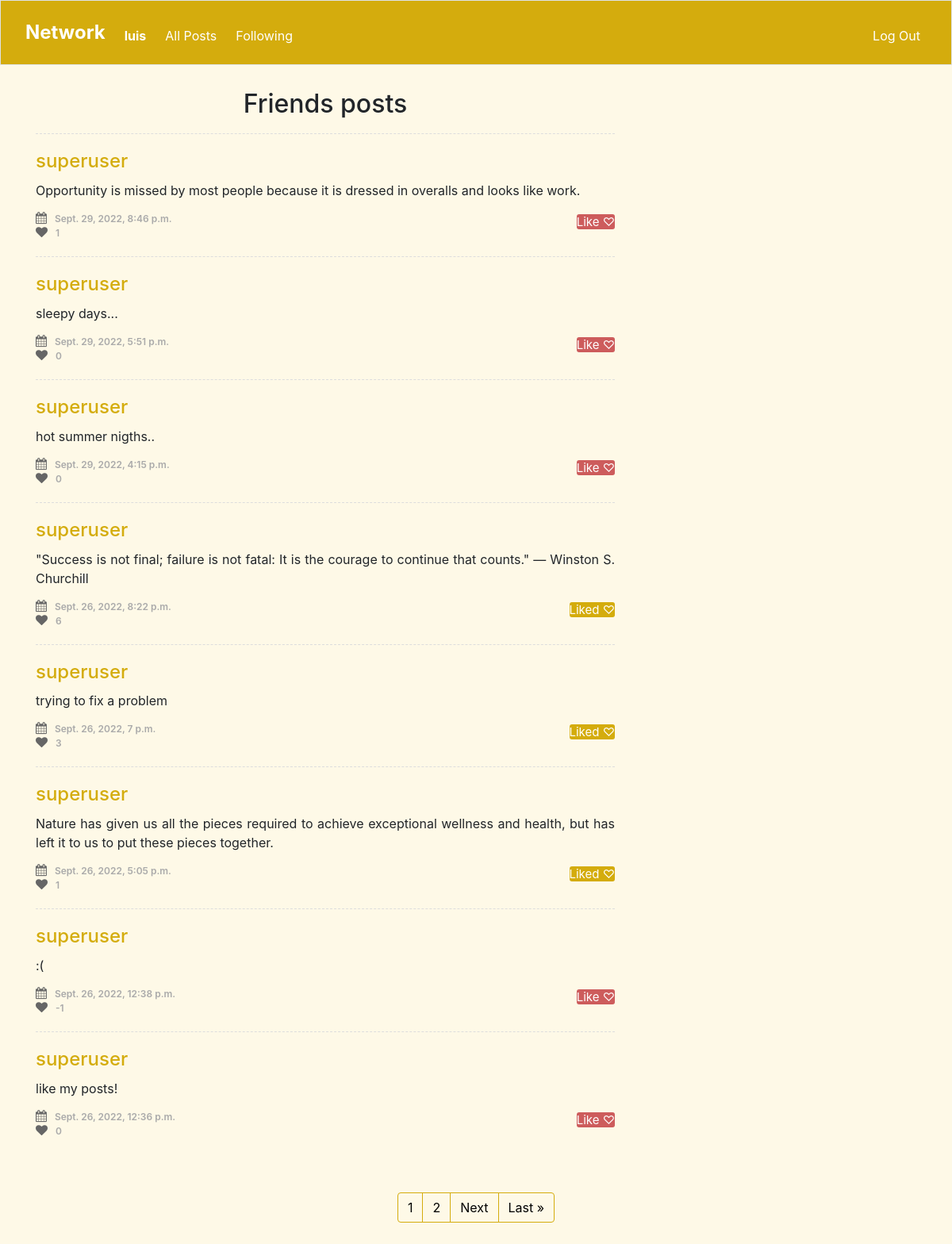
Screenshot of / (signed in) with the database file from the repository.
### network/models.py (models this page shows, shortened)
class User(AbstractUser):
    pass

class Posts(models.Model):
    id = models.IntegerField(primary_key=True, editable=False)
    data = models.DateTimeField(default=datetime.datetime.now)
    texto = models.CharField(max_length=900)
    dono = models.ForeignKey(User, on_delete=models.CASCADE, related_name="user_postou")
    likes = models.ManyToManyField(User, related_name="like", default=None, blank=True)
    like_count = models.BigIntegerField(default="0")

### network/views.py (the view)
# urls.py: path("", views.index, name="index"),
@login_required(login_url="/login")  # redirect when user is not logged in
def index(request):
    if request.method == "GET":
        current_user = request.user
        seguindo = Followers.objects.filter(conta=current_user.id).values(
            "seguindo_id",
        )
        lista_de_ids = []
        for i in range(len(seguindo)):
            lista_de_ids.append(seguindo[i]["seguindo_id"])
        contents = Posts.objects.all()
        already_liked = []
        id = request.user.id
        for content in contents:
            if content.likes.filter(id=id).exists():
                already_liked.append(content.id)
        data = (
            Posts.objects.filter(dono__in=lista_de_ids)
            .order_by("-data")
            .values("texto", "data", "dono_id__username", "dono", "like_count", "id")
        )
        p = Paginator(data, 8)
        page = request.GET.get("page")
        todas = p.get_page(page)
        nums = " " * todas.paginator.num_pages
        return render(
            request,
            "network/timeline.html",
            {
                "usuario": current_user,
                "data": data,
                "already_liked": already_liked,
                "todas": todas,
                "nums": nums,
            },
        )

### network/templates/network/timeline.html (shortened to what this page needs)
{% extends "network/layout.html" %}
{% block body %}
    <section class="content-item" id="comments">
        <div class="container">
            <div class="row">
                <div class="col-sm-8">
                    <h2 style="padding-top:0px;">Friends posts</h2>
                    {% for item in todas %}
                    <div class="media">
                        <div class="media-body">
                            <h4><a href="{% url 'profile' item.dono %}">{{item.dono_id__username}}</a></h4>
                            <p>{{item.texto}}</p>
                            <ul class="list-unstyled list-inline media-detail pull-left">
                                <li><i class="fa fa-calendar"></i>{{item.data}}</li>
                                <li><i class="fa fa-heart"></i><span id="like_count" class="{{item.id}}" value="{{item.like_count}}">{{item.like_count}}</span></li>
                            </ul>
                            {% if user.is_authenticated %}
                            <ul class="list-unstyled list-inline media-detail pull-right">
                                {% if item.id in already_liked %}
                                        <a name="{{item.id}}" class="btn-secondary like-review" id="co" style="background-color:#D4AC0D;">Liked ♡</a>
                                    {% else %}
                                        <a name="{{item.id}}" class="btn-secondary like-review" id="co">Like ♡ </a>
                                    {% endif %}
                            </ul>
                            {% endif %}
                        </div>
                    </div>
                    {% endfor %}
                </div>
            </div>
            <br><br>
        </div>
        <nav aria-label="Page navigation example">
            <ul class="pagination justify-content-center">
          {% for i in nums %}
              <li class="page-item"><a class="page-link" href="?page={{ forloop.counter }}" style="background-color:#FEF9E7; color:black; border-color:#D4AC0D;">{{ forloop.counter }}</a></li>
          {% endfor %}
          {% if todas.has_next %}
              <li class="page-item"><a class="page-link" href="?page={{ todas.next_page_number }}" style="background-color:#FEF9E7; color:black; border-color:#D4AC0D;">Next</a></li>
              <li class="page-item"><a class="page-link" href="?page={{ todas.paginator.num_pages }}" style="background-color:#FEF9E7; color:black; border-color:#D4AC0D;">Last &raquo</a></li>
          {% endif %}
           </ul>
          </nav>
          <br/>
    </section>
{% endblock %}

### network/templates/network/layout.html (shortened to what this page needs)
{% load static %}
<!DOCTYPE html>
<html lang="en">
    <head>
        <link rel="stylesheet" href="https://stackpath.bootstrapcdn.com/bootstrap/4.4.1/css/bootstrap.min.css">
        <link href="{% static 'network/styles.css' %}" rel="stylesheet">
        <link rel="stylesheet" href="https://stackpath.bootstrapcdn.com/bootstrap/4.5.0/css/bootstrap.min.css">
        <link rel="stylesheet" href="https://maxcdn.bootstrapcdn.com/font-awesome/4.7.0/css/font-awesome.min.css">
    </head>
    <body style="background-color: #FEF9E7; padding: 0px;">
        <nav class="border navbar navbar-expand-md navbar-light sticky-top" style="background-color:#D4AC0D;">
            <div class="container-fluid">
                <a class="navbar-brand" href="{% url 'index' %}"><span class="logo" style="color:#fff; font-size:120%">
                    <b>Network</b></span>
                </a>
            <div class="collapse navbar-collapse" id="navbar">
                {% if user.is_authenticated %}
                <ul class="navbar-nav me-auto mt-2">
                    <li class="nav-item"><a class="nav-link" href="{% url 'profile' user.id %}" style="color:white;"><strong>{{ user.username }}</strong></a></li>
                </ul>
                {% endif %}
                <ul class="navbar-nav me-auto mt-2">
                    <li class="nav-link"><a class="nav-link" href="{% url 'all' %}" style="color:white;">All Posts</a></li>
                </ul>
                {% if user.is_authenticated %}
                    <ul class="navbar-nav me-auto mt-2">
                        <li class="nav-item"><a class="nav-link" href="{% url 'following' %}" style="color:white;">Following</a></li>
                    </ul>
                    <ul class="navbar-nav ml-auto mt-2">
                        <li class="nav-item"><a class="nav-link" href="{% url 'logout' %}" style="color:white;">Log Out</a></li>
                    </ul>
                {% else %}
                    <ul class="navbar-nav ml-auto mt-2">
                        <li class="nav-item"><a class="nav-link" href="{% url 'register' %}" style="color:white;">Register</a></li>
                        <li class="nav-item"><a class="nav-link" href="{% url 'login' %}" style="color:white;">Log In</a></li>
                    </ul>
                {% endif %}
                </div>
            </div>
          </nav>
        <div class="body">
            {% block body %}
            {% endblock %}
        </div>
    </body>
</html>

### network/templates/network/layout.html (style rules this page uses)
h2 { text-align:center; padding-top:10px; padding-bottom:10px; }

### network/templates/network/timeline.html (style rules this page uses)
.content-item { padding:30px 0; }
#comments .media { border-top:1px dashed #DDDDDD; padding:20px 0; margin:0; }
#comments .media h4 { margin:0 0 10px; }
#comments .media h4 a { color:#D4AC0D; }
#comments .media p { margin-bottom:15px; text-align:justify; }
#comments .media-detail { margin:0; }
#comments .media-detail li { color:#AAAAAA; font-size:12px; padding-right: 10px; font-weight:600; }
#comments .media-detail .btn-secondary { text-align: center; background: #CD5C5C; border-radius: 3px; font-size: 15px; cursor: pointer; border: none; outline: none; color: white; text-decoration: none; -webkit-transition: 0.3s ease; transition: 0.3s ease; }
#comments .media-detail li:last-child { padding-right:0; }
#comments .media-detail li i { color:#666666; font-size:15px; margin-right:10px; }

### rows the page displays
User: username "luis"
Posts: dono_id__username "superuser", texto "Opportunity is missed by most people because it is dressed in overalls and looks like work.", data "Sept. 29, 2022, 8:46 p.m.", like_count "1"
Posts: dono_id__username "superuser", texto "sleepy days...", data "Sept. 29, 2022, 5:51 p.m.", like_count "0"
Posts: dono_id__username "superuser", texto "hot summer nigths..", data "Sept. 29, 2022, 4:15 p.m.", like_count "0"
Posts: dono_id__username "superuser", texto "\"Success is not final; failure is not fatal: It is the courage to continue that counts.\" — Winston S. Churchill", data "Sept. 26, 2022, 8:22 p.m.", like_count "6"
Posts: dono_id__username "superuser", texto "trying to fix a problem", data "Sept. 26, 2022, 7 p.m.", like_count "3"
Posts: dono_id__username "superuser", texto "Nature has given us all the pieces required to achieve exceptional wellness and health, but has left it to us to put these pieces together.", data "Sept. 26, 2022, 5:05 p.m.", like_count "1"
Posts: dono_id__username "superuser", texto ":(", data "Sept. 26, 2022, 12:38 p.m.", like_count "-1"
Posts: dono_id__username "superuser", texto "like my posts!", data "Sept. 26, 2022, 12:36 p.m.", like_count "0"
